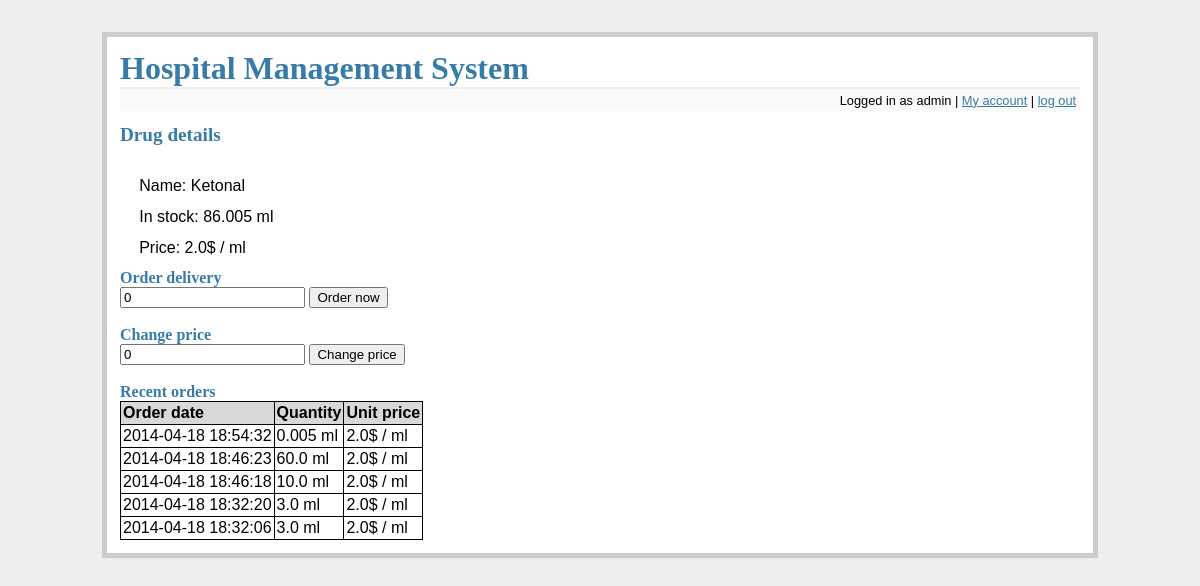
Screenshot of /drug_details?drug=2 (signed in) with the database file from the repository.
### tables this page shows
CREATE TABLE positions (
    id integer primary key autoincrement,
    name text not null
);

CREATE TABLE drugs (
    id integer primary key autoincrement,
    name text not null,
    quantity float not null,
    unit_id integer not null,
    price float not null,
    min_rights integer not null,
    foreign key(unit_id) references units(id)
);

CREATE TABLE orders (
    id integer primary key autoincrement,
    drug_id integer not null,
    quantity float not null,
    unit_price float not null,
    order_d datetime not null,
    employee_id integer not null,
    foreign key(employee_id) references employee(id),
    foreign key(drug_id) references drugs(id)
);

### flaskr.py (the view, shortened to what this page needs)
@app.route('/drug_details', methods=['GET', 'POST'])
def drug_details():
    db = get_db()
    error = None
    position = get_position(db, session['username'])
    if 'logged_in' not in session or not session['logged_in'] or position not in ['Admin', 'Warehouseman', 'Head physician']:
        flash('You do not have rights to access this part of website')
        return redirect(url_for('main_screen'))
    if 'drug' not in request.args:
        flash('No drug specified!');
        return redirect(url_for('main_screen'))
    id = int(request.args['drug'])
    allow_orders = (position in ['Admin', 'Warehouseman'])
    allow_change_price = (position in ['Admin', 'Head physician'])
    details = get_drug_details(db, id)
    orders = get_drug_orders(db, id, 10)
    return render_template('drug_details.html', details=details, error=error, orders=orders, allow_orders=allow_orders, allow_change_price=allow_change_price)

### flaskr.py (called while the page is built)
def connect_db():
    rv = sqlite3.connect(app.config['DATABASE'])
    rv.row_factory = sqlite3.Row
    return rv

def get_db():
    if not hasattr(g, 'sqlite_db'):
        g.sqlite_db = connect_db()
    return g.sqlite_db

### tools.py (called while the page is built)
def get_position(db, user):
    cur = db.execute('select p.name from employees as e join positions as p on e.position_id = p.id where e.login = ?', [user])
    res = cur.fetchone()
    return res[0] if res else None

def get_drug_details(db, id):
    return db.execute('select d.name, d.quantity||\' \'||u.name, d.price||\'$ / \'||u.name, d.id from drugs d join units u on d.unit_id = u.id where d.id = ? order by d.name', [id]).fetchone()

def get_drug_orders(db, id, num):
    return db.execute('select o.order_d, o.quantity||" "||u.name, o.unit_price||"$ / "||u.name from orders o join drugs d on o.drug_id = d.id join units u on d.unit_id = u.id where d.id = ? order by o.order_d desc limit 0, ?', [id, num]).fetchall()

### templates/drug_details.html (shortened to what this page needs)
{% extends "layout.html" %}
{% block body %}
    <h2>Drug details</h2>
    <br/>
    <ul class=entries>
    <li>Name: {{ details[0] }}
    <li>In stock: {{ details[1] }}
    <li>Price: {{ details[2] }}
    </ul>
    {% if allow_orders %}
    <h3>Order delivery</h3>
    <form action="{{ url_for('drug_details', drug=details[3]) }}" method=post>
        <input type=number step=0.001 name=quantity value=0>
        <input type=submit value='Order now'>
    </form>
    <br/>
    {% endif %}
    {% if allow_change_price %}
    <h3>Change price</h3>
    <form action="{{ url_for('drug_details', drug=details[3]) }}" method=post>
        <input type=number step=0.01 name=price value=0>
        <input type=submit value='Change price'>
    </form>
    <br/>
    {% endif %}
    <h3>Recent orders</h3>
    <table class=dbtable>
    <tr><td>Order date<td>Quantity<td>Unit price
    {% for row in orders %}
    <tr>
        {% for d in row %}
        <td>{{ d }}
        {% endfor %}
    </tr>
    {% endfor %}
{% endblock %}

### templates/layout.html (shortened to what this page needs)
<!doctype html>
<link rel=stylesheet type=text/css href="{{ url_for('static', filename='style.css') }}">
<div class=page>
  <h1><a href="{{ url_for('main_screen') }}" class=simplelnk>Hospital Management System</a></h1>
  <div class=metanav>
  {% if not session.logged_in %}
    <span><a href="{{ url_for('login') }}">log in</a></span>
  {% else %}
    <span>Logged in as {{ session.username }} | <a href="{{ url_for('my_account') }}">My account</a> | <a href="{{ url_for('logout') }}">log out</a></span>
  {% endif %}
  </div>
  {% block body %}{% endblock %}
</div>

### static/style.css (style rules this page uses)
a, h1, h2, h3 { color: #377ba8; }
h1, h2, h3 { font-family: 'Georgia', serif; margin: 0; }
h1 { border-bottom: 2px solid #eee; }
h2 { font-size: 1.2em; }
h3 { font-size: 1em; }
.page { margin: 2em auto; width: 60em; border: 5px solid #ccc; padding: 0.8em; background: white; }
.entries { list-style: none; margin: 0; padding: 0; }
.entries li { margin: 0.8em 1.2em; }
.metanav { text-align: right; font-size: 0.8em; padding: 0.3em; margin-bottom: 1em; background: #fafafa; }
.simplelnk { text-decoration: none; font-weight: bold }
table, table tr, table td { border-spacing: 0px; border: 1px solid black; border-collapse: collapse; }
table td { padding: 2px; }
table.dbtable tr:first-child { background-color: #D8D8D8; font-weight: bold; }

### rows the page displays
positions: username "admin"
drugs: name "Ketonal"
orders: order_d "2014-04-18 18:54:32", row "0.005 ml" "2.0$ / ml"
orders: order_d "2014-04-18 18:46:23", row "60.0 ml" "2.0$ / ml"
orders: order_d "2014-04-18 18:46:18", row "10.0 ml" "2.0$ / ml"
orders: order_d "2014-04-18 18:32:20", row "3.0 ml" "2.0$ / ml"
orders: order_d "2014-04-18 18:32:06", row "3.0 ml" "2.0$ / ml"

### other values shown
{{ details[1] }} "86.005 ml"
{{ details[2] }} "2.0$ / ml"
